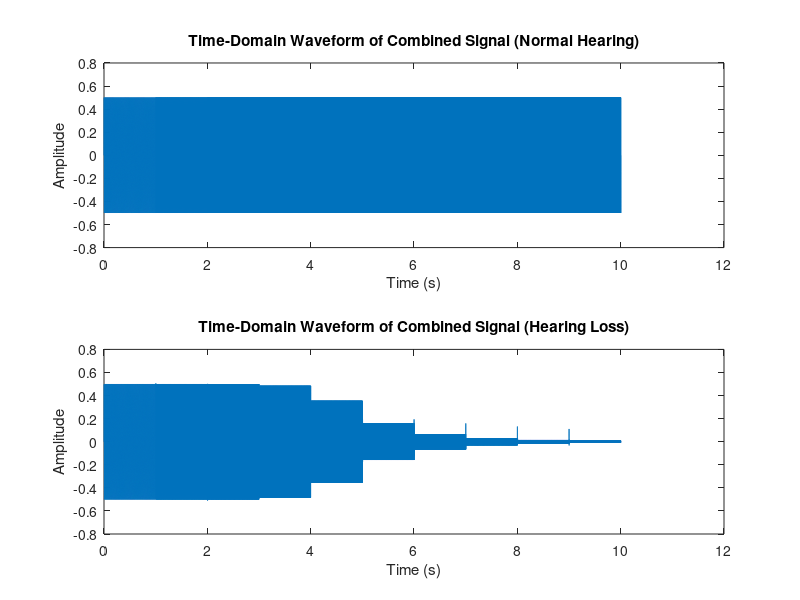
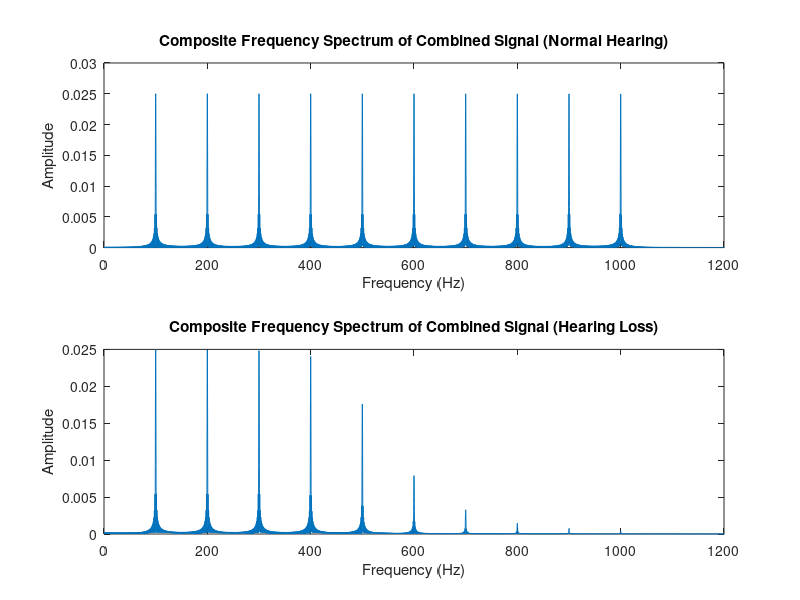

Write MATLAB code to recreate these figures, in order.
% Step 1: Generate Sounds at Different Frequencies

% Define parameters
fs = 44100;  % Sampling frequency
duration = 1;  % Duration of each tone in seconds
frequencies = [100, 200, 300, 400, 500, 600, 700, 800, 900, 1000];  % Array of frequencies

% Initialize an empty array to hold the combined signal
combinedSignal = [];
combinedSignalHearingLoss = [];

% Generate and play sounds at different frequencies
for f = frequencies
    t = 0:1/fs:duration;  % Time vector
    signal = 0.5 * sin(2 * pi * f * t);  % Generate sine wave
    combinedSignal = [combinedSignal, signal];  % Append to combined signal
    
    % Apply a low-pass filter to mimic hearing loss
    cutoff_freq = 500;  % Cutoff frequency for the low-pass filter
    [b, a] = butter(6, cutoff_freq/(fs/2));  % 6th order Butterworth filter
    signalHearingLoss = filter(b, a, signal);
    combinedSignalHearingLoss = [combinedSignalHearingLoss, signalHearingLoss];  % Append to combined signal with hearing loss
    
    % Play the original sound
    sound(signal, fs);
    pause(duration + 0.5);  % Pause to allow the sound to finish playing
end

% Verify the combined signals
disp('Length of combinedSignal:');
disp(length(combinedSignal));
disp('Length of combinedSignalHearingLoss:');
disp(length(combinedSignalHearingLoss));

% Step 2: Plot Time-Domain Signals

figure;
subplot(2, 1, 1);
plot((0:length(combinedSignal)-1)/fs, combinedSignal);
title('Time-Domain Waveform of Combined Signal (Normal Hearing)');
xlabel('Time (s)');
ylabel('Amplitude');

subplot(2, 1, 2);
plot((0:length(combinedSignalHearingLoss)-1)/fs, combinedSignalHearingLoss);
title('Time-Domain Waveform of Combined Signal (Hearing Loss)');
xlabel('Time (s)');
ylabel('Amplitude');


% Step 3: Composite Frequency Spectrum

% FFT of the combined signal
N = length(combinedSignal);
fftCombinedSignal = fft(combinedSignal);
f = (0:N-1)*(fs/N);
amplitude = abs(fftCombinedSignal)/N;

% FFT of the combined signal with hearing loss
fftCombinedSignalHearingLoss = fft(combinedSignalHearingLoss);
amplitudeHearingLoss = abs(fftCombinedSignalHearingLoss)/N;

figure;
subplot(2, 1, 1);
plot(f, amplitude);
xlim([0, max(frequencies)*1.2]);  % Limit x-axis to relevant frequency range
title('Composite Frequency Spectrum of Combined Signal (Normal Hearing)');
xlabel('Frequency (Hz)');
ylabel('Amplitude');

subplot(2, 1, 2);
plot(f, amplitudeHearingLoss);
xlim([0, max(frequencies)*1.2]);  % Limit x-axis to relevant frequency range
title('Composite Frequency Spectrum of Combined Signal (Hearing Loss)');
xlabel('Frequency (Hz)');
ylabel('Amplitude');

% Step 4: Play Tones Again at New Amplitudes to Simulate Hearing Loss

disp('Playing combined signal with hearing loss...');
sound(combinedSignalHearingLoss, fs);
pause(length(combinedSignalHearingLoss)/fs + 1);  % Pause to allow the sound to finish playing
